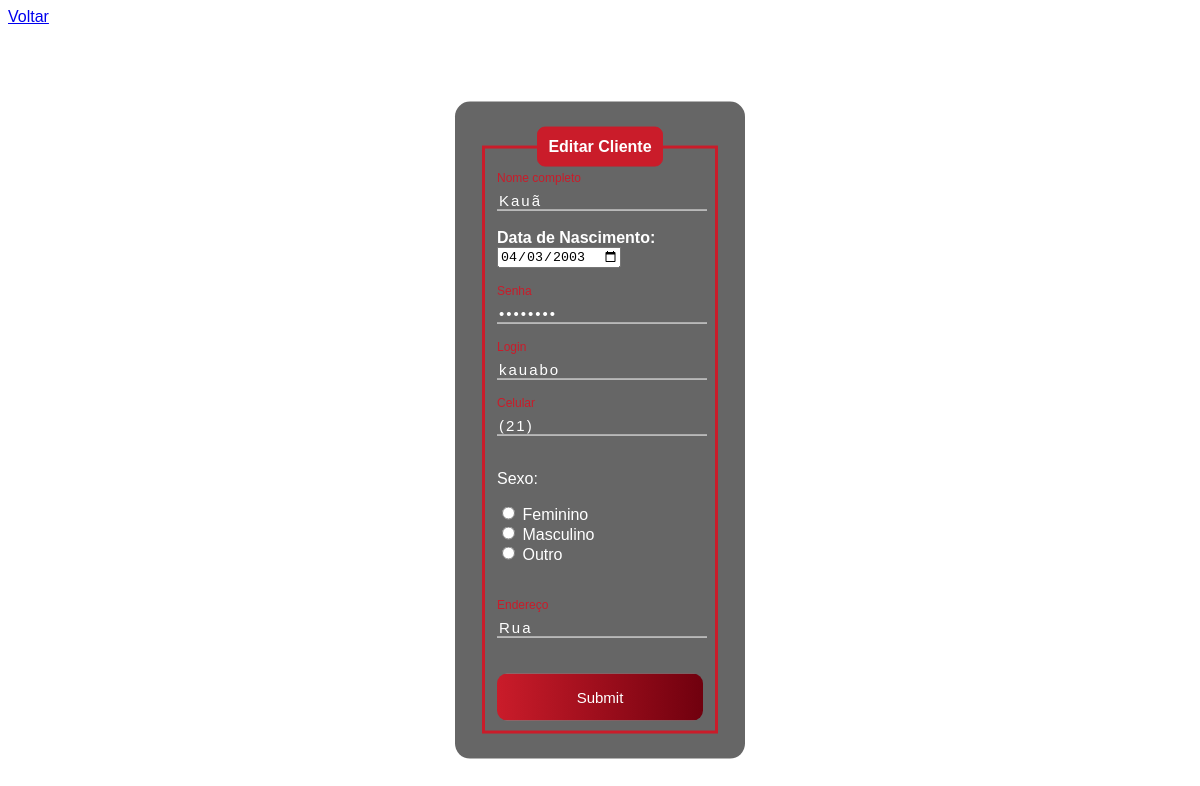
Before: /HTML/editarUser.php?id=4 with the older database file.
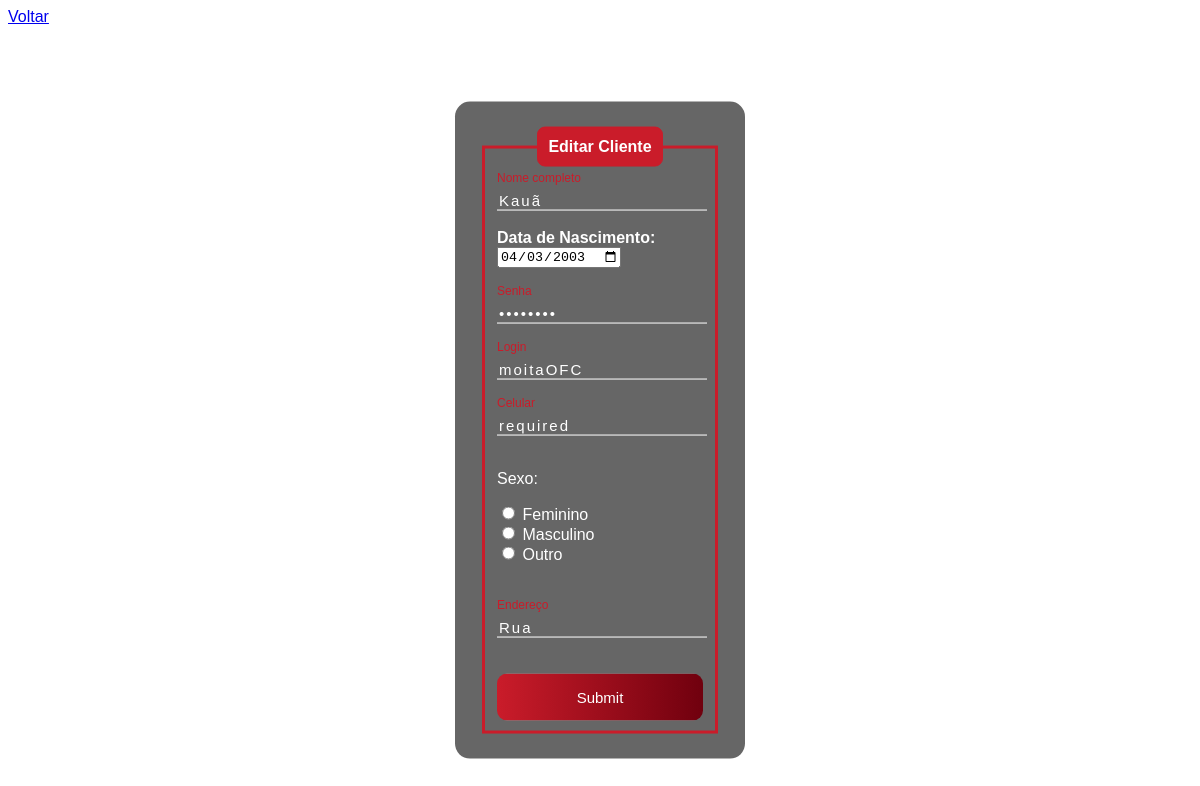
After: the same page with the newer database file.
### tables this page shows
CREATE TABLE `usuarios` (
  `id` int(11) NOT NULL,
  `nome` varchar(80) NOT NULL,
  `nomeMaterno` varchar(255) NOT NULL,
  `dataNasc` date NOT NULL,
  `sexo` varchar(15) NOT NULL,
  `cpf` varchar(20) NOT NULL,
  `celular` varchar(20) NOT NULL,
  `telefoneFixo` varchar(20) NOT NULL,
  `endereco` varchar(255) NOT NULL,
  `login` varchar(20) NOT NULL,
  `senha` varchar(20) NOT NULL,
  `adm` char(1) NOT NULL,
  `dono` char(1) NOT NULL
);

### HTML/editarUser.php (the view, shortened to what this page needs)
<?php
    include_once('../php/config.php');
    if(!empty($_GET['id']))
    {
        $id = $_GET['id'];
        $sqlSelect = "SELECT * FROM usuarios WHERE id=?";
        $stmt = $conexao->prepare($sqlSelect);
        $stmt->bind_param("i", $id);
        $stmt->execute();
        $result = $stmt->get_result();
        if($result->num_rows > 0)
        {
            while($user_data = mysqli_fetch_assoc($result))
            {
                $nome = $user_data['nome'];
                $dataNasc = $user_data['dataNasc'];
                $sexo = $user_data['sexo'];
                $celular = $user_data['celular'];
                $endereco = $user_data['endereco'];
                $login = $user_data['login'];
                $senha = $user_data['senha'];
            }
        }
        else
        {
            header('Location: ../admin/indexadm.php');
        }
    }
    else
    {
        header('Location: ../admin/indexadm.php');
    }
?>
<!DOCTYPE html>
<html lang="pt-bt">
<head>
</head>
<body>
    <a href="../admin/indexadm.php">Voltar</a>
    <div class="box">
        <form action="../php/saveEdit.php" method="POST">
            <fieldset>
                <legend><b>Editar Cliente</b></legend>
                <br>
                <div class="inputBox">
                    <input type="text" name="nome" id="nome" class="inputUser" value=<?php echo $nome;?> required>
                    <label for="nome" class="labelInput">Nome completo</label>
                </div>
                <br>
                <label for="data_nascimento"><b>Data de Nascimento:</b></label>
                <input type="date" name="dataNasc" id="dataNasc" value=<?php echo $dataNasc;?> required>
                <br><br><br>
                <div class="inputBox">
                    <input type="password" name="senha" id="senha" class="inputUser" value=<?php echo $senha;?> required>
                    <label for="senha" class="labelInput">Senha</label>
                </div>
                <br><br>
                <div class="inputBox">
                    <input type="text" name="login" id="login" class="inputUser" value=<?php echo $login;?> required>
                    <label for="login" class="labelInput">Login</label>
                </div>
                <br><br>
                <div class="inputBox">
                    <input type="text" name="celular" id="celular" class="inputUser" value=<?php echo $celular;?> required>
                    <label for="celular" class="labelInput">Celular</label>
                </div>
                <br>
                <p>Sexo:</p>
                <input type="radio" id="feminino" name="sexo" value="feminino" <?php echo ($sexo == 'feminino') ? 'checked' : '';?> required>
                <label for="feminino">Feminino</label>
                <br>
                <input type="radio" id="masculino" name="sexo" value="masculino" <?php echo ($sexo == 'masculino') ? 'checked' : '';?> required>
                <label for="masculino">Masculino</label>
                <br>
                <input type="radio" id="outro" name="sexo" value="outro" <?php echo ($sexo == 'outro') ? 'checked' : '';?> required>
                <label for="outro">Outro</label>
                <br><br>
                <br>
                <br>
                <div class="inputBox">
                    <input type="text" name="endereco" id="endereco" class="inputUser" value=<?php echo $endereco;?> required>
                    <label for="endereco" class="labelInput">Endereço</label>
                </div>
                <br><br>
                <input type="submit" name="update" id="submit">
            </fieldset>
        </form>
    </div>
</body>
</html>

Changed rows visible on the page:
changed usuarios "☐ Feminino": login "kauabo" → "moitaOFC"
Other visible differences:
form field celular: "(21)" → "required"
